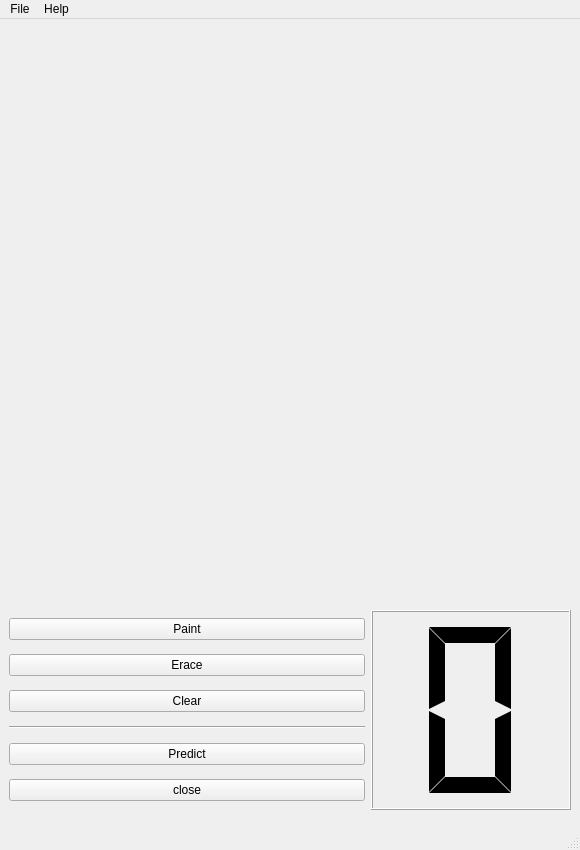
<?xml version="1.0" encoding="UTF-8"?>
<ui version="4.0">
 <class>drawing</class>
 <widget class="QMainWindow" name="drawing">
  <property name="geometry">
   <rect>
    <x>0</x>
    <y>0</y>
    <width>580</width>
    <height>850</height>
   </rect>
  </property>
  <property name="minimumSize">
   <size>
    <width>580</width>
    <height>850</height>
   </size>
  </property>
  <property name="maximumSize">
   <size>
    <width>580</width>
    <height>850</height>
   </size>
  </property>
  <property name="windowTitle">
   <string>drawing</string>
  </property>
  <widget class="QWidget" name="centralwidget">
   <layout class="QVBoxLayout" name="verticalLayout_2">
    <item>
     <widget class="QWidget" name="drawWindow" native="true">
      <property name="minimumSize">
       <size>
        <width>0</width>
        <height>560</height>
       </size>
      </property>
      <property name="maximumSize">
       <size>
        <width>10000</width>
        <height>560</height>
       </size>
      </property>
     </widget>
    </item>
    <item>
     <layout class="QHBoxLayout" name="button_Hlayout">
      <item>
       <layout class="QVBoxLayout" name="buttonVlayout">
        <item>
         <widget class="QPushButton" name="paintButton">
          <property name="text">
           <string>Paint</string>
          </property>
         </widget>
        </item>
        <item>
         <widget class="QPushButton" name="eraceButton">
          <property name="text">
           <string>Erace</string>
          </property>
         </widget>
        </item>
        <item>
         <widget class="QPushButton" name="clearButton">
          <property name="text">
           <string>Clear</string>
          </property>
         </widget>
        </item>
        <item>
         <widget class="Line" name="line">
          <property name="orientation">
           <enum>Qt::Horizontal</enum>
          </property>
         </widget>
        </item>
        <item>
         <widget class="QPushButton" name="predictButton">
          <property name="text">
           <string>Predict</string>
          </property>
         </widget>
        </item>
        <item>
         <widget class="QPushButton" name="closeButton">
          <property name="text">
           <string>close</string>
          </property>
         </widget>
        </item>
       </layout>
      </item>
      <item>
       <widget class="QLCDNumber" name="lcdNumber">
        <property name="maximumSize">
         <size>
          <width>200</width>
          <height>200</height>
         </size>
        </property>
        <property name="digitCount">
         <number>1</number>
        </property>
        <property name="segmentStyle">
         <enum>QLCDNumber::Flat</enum>
        </property>
       </widget>
      </item>
     </layout>
    </item>
   </layout>
  </widget>
  <widget class="QMenuBar" name="menubar">
   <property name="geometry">
    <rect>
     <x>0</x>
     <y>0</y>
     <width>580</width>
     <height>25</height>
    </rect>
   </property>
   <widget class="QMenu" name="menuFile">
    <property name="title">
     <string>File</string>
    </property>
    <addaction name="actionClose"/>
   </widget>
   <widget class="QMenu" name="menuHelp">
    <property name="title">
     <string>Help</string>
    </property>
    <addaction name="actionabout"/>
   </widget>
   <addaction name="menuFile"/>
   <addaction name="menuHelp"/>
  </widget>
  <widget class="QStatusBar" name="statusbar"/>
  <action name="actionClose">
   <property name="text">
    <string>Close</string>
   </property>
  </action>
  <action name="actionabout">
   <property name="text">
    <string>about</string>
   </property>
  </action>
 </widget>
 <resources/>
 <connections>
  <connection>
   <sender>closeButton</sender>
   <signal>clicked()</signal>
   <receiver>drawing</receiver>
   <slot>close()</slot>
   <hints>
    <hint type="sourcelabel">
     <x>186</x>
     <y>707</y>
    </hint>
    <hint type="destinationlabel">
     <x>289</x>
     <y>379</y>
    </hint>
   </hints>
  </connection>
 </connections>
</ui>
